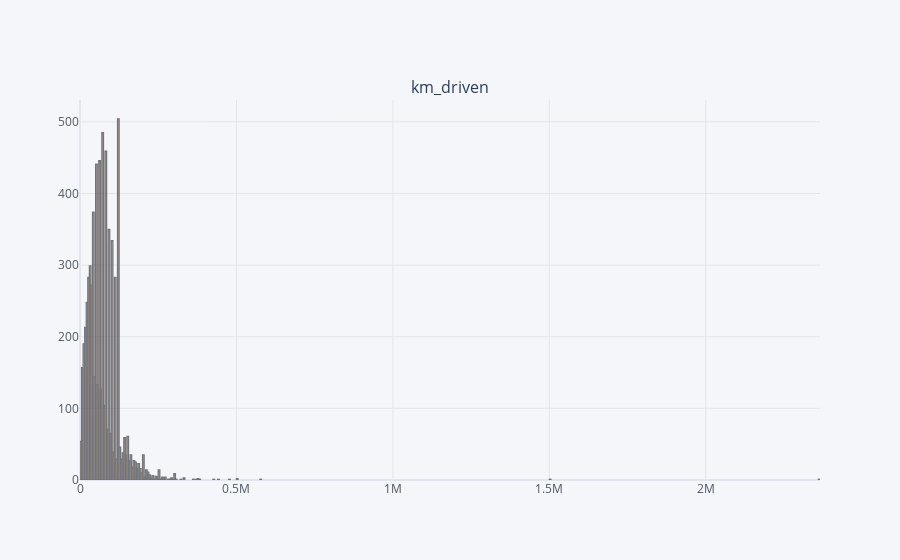
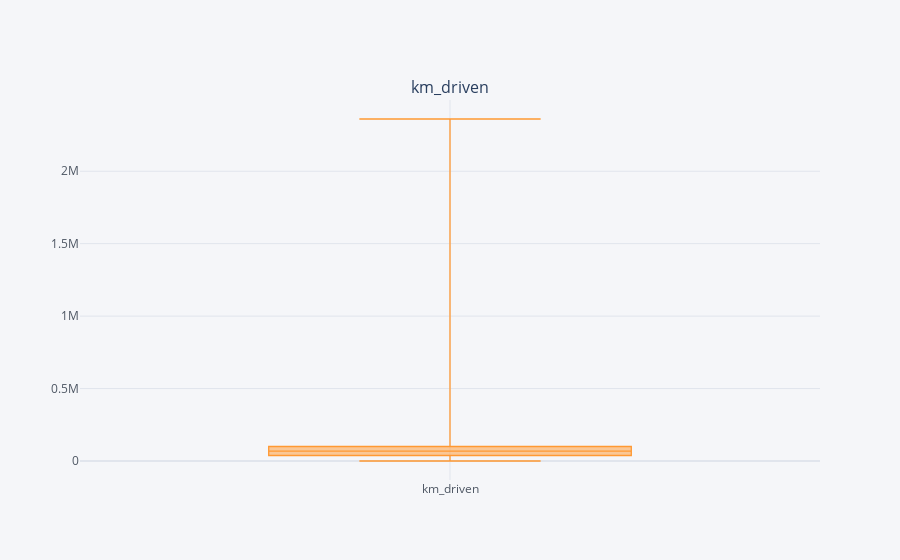

Notebook code cell kept with these figures, in order:
### Code cell
plt.figure(figsize=(10,6))
df['km_driven'].iplot(kind='hist',subplots=True, subplot_titles=True)
df['km_driven'].iplot(kind='box',subplots=True, subplot_titles=True)

### Figure 1 — Plotly figure (JSON) as saved in the notebook; plotly's stock layout.template omitted (floating-point values rounded to 4 significant figures; data arrays with more than 128 entries replaced by an {"elided": "..."} marker saying what was removed)
{"data": [{"histfunc": "count", "histnorm": "", "marker": {"color": "rgba(255, 153, 51, 1.0)", "line": {"color": "#4D5663", "width": 1.3}}, "name": "km_driven", "opacity": 0.8, "orientation": "v", "type": "histogram", "x": {"elided": "6717 int values"}, "xaxis": "x", "yaxis": "y"}], "layout": {"annotations": [{"font": {"size": 16}, "showarrow": false, "text": "km_driven", "x": 0.5, "xanchor": "center", "xref": "paper", "y": 1, "yanchor": "bottom", "yref": "paper"}], "barmode": "overlay", "legend": {"bgcolor": "#F5F6F9", "font": {"color": "#4D5663"}}, "paper_bgcolor": "#F5F6F9", "plot_bgcolor": "#F5F6F9", "title": {"font": {"color": "#4D5663"}}, "xaxis": {"anchor": "y", "domain": [0, 1], "gridcolor": "#E1E5ED", "showgrid": true, "tickfont": {"color": "#4D5663"}, "title": {"font": {"color": "#4D5663"}, "text": ""}, "zerolinecolor": "#E1E5ED"}, "yaxis": {"anchor": "x", "domain": [0, 1], "gridcolor": "#E1E5ED", "showgrid": true, "tickfont": {"color": "#4D5663"}, "title": {"font": {"color": "#4D5663"}, "text": ""}, "zerolinecolor": "#E1E5ED"}}}

### Figure 2 — Plotly figure (JSON) as saved in the notebook; plotly's stock layout.template omitted (floating-point values rounded to 4 significant figures; data arrays with more than 128 entries replaced by an {"elided": "..."} marker saying what was removed)
{"data": [{"boxpoints": false, "line": {"width": 1.3}, "marker": {"color": "rgba(255, 153, 51, 1.0)"}, "name": "km_driven", "orientation": "v", "type": "box", "xaxis": "x", "y": {"elided": "6717 int values"}, "yaxis": "y"}], "layout": {"annotations": [{"font": {"size": 16}, "showarrow": false, "text": "km_driven", "x": 0.5, "xanchor": "center", "xref": "paper", "y": 1, "yanchor": "bottom", "yref": "paper"}], "legend": {"bgcolor": "#F5F6F9", "font": {"color": "#4D5663"}}, "paper_bgcolor": "#F5F6F9", "plot_bgcolor": "#F5F6F9", "title": {"font": {"color": "#4D5663"}}, "xaxis": {"anchor": "y", "domain": [0, 1], "gridcolor": "#E1E5ED", "showgrid": true, "tickfont": {"color": "#4D5663"}, "title": {"font": {"color": "#4D5663"}, "text": ""}, "zerolinecolor": "#E1E5ED"}, "yaxis": {"anchor": "x", "domain": [0, 1], "gridcolor": "#E1E5ED", "showgrid": true, "tickfont": {"color": "#4D5663"}, "title": {"font": {"color": "#4D5663"}, "text": ""}, "zerolinecolor": "#E1E5ED"}}}
